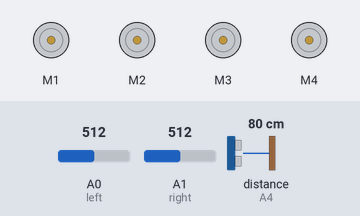
This sketch was run on a simulated Arduino Uno, built with avr-gcc and run on an emulated ATmega328P. Parts: 4 × DC motor (green arrow = forward, orange = backward, longer = faster). Inputs (shaded band) come from the test bench; at power-on: distance to the obstacle (sensor on A4) 80 cm, A0 (left) = 512, A1 (right) = 512. The echo pulse lasts 58.3 µs per cm.

Above: at 1.2 s.
1.3 s: distance to the obstacle (sensor on A4) set to 6 cm
2.8 s: distance to the obstacle (sensor on A4) set to 3 cm
At 3.9 s:
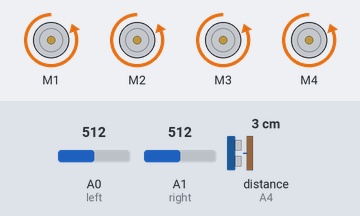
4.3 s: distance to the obstacle (sensor on A4) set to 9 cm
At 5.1 s:
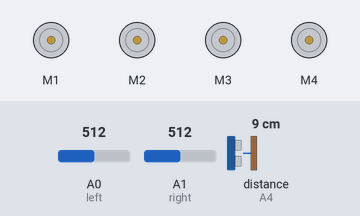
5.8 s: distance to the obstacle (sensor on A4) set to 2 cm
At 6.2 s:
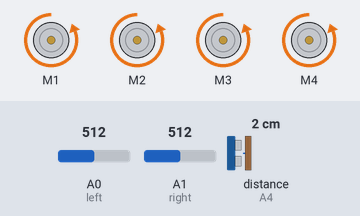
Timing chart, 0 to 8.3 s (numbered marks = the images above; inputs shaded):
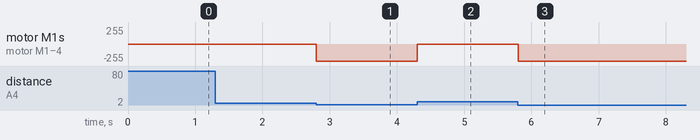

Measured:
- the behaviour switches between 5 and 4 cm on distance to the obstacle (sensor on A4) (found by bisection; images 0 and 1)
- after the input at 1.3 s, every drawn part: stays the same
- after the input at 2.8 s, motor M1–4: stopped → backward 255/255 at once
- after the input at 4.3 s, motor M1–4: backward 255/255 → stopped at once
- after the input at 5.8 s, motor M1–4: stopped → backward 255/255 at once

The sketch:

motion_follower_robot.ino
```cpp
#include <NewPing.h>
#include <AFMotor.h>
#define md 100
int trig=A5;
int echo=A4;
int left=A0;
int right=A1;
NewPing sonar(trig,echo,md);
 int distance;
 int speed_1=255;
 int speed_2=255;


AF_DCMotor motor1(1);
AF_DCMotor motor2(2);
AF_DCMotor motor3(3);
AF_DCMotor motor4(4);

void setup() {
  // put your setup code here, to run once:
  pinMode(trig,OUTPUT);
  pinMode(echo,INPUT);
  Serial.begin(9600);
  pinMode(left,INPUT);
  pinMode(right,INPUT);
}

void loop() {
  // put your main code here, to run repeatedly:
  distance= sonar.ping_cm();
  int left_val=analogRead(left);
  int right_val=analogRead(right);


  if(distance>7 && distance<40 && left_val>1000 && right_val>1000){
    motor1.setSpeed(speed_1);
    motor1.run(FORWARD);
    motor2.setSpeed(speed_1);
    motor2.run(FORWARD);
    motor3.setSpeed(speed_1);
    motor3.run(FORWARD);
    motor4.setSpeed(speed_1);
    motor4.run(FORWARD);
  }
  else if(left_val<100 && right_val>1000){
    motor1.setSpeed(speed_2);
    motor1.run(BACKWARD);
    motor2.setSpeed(speed_2);
    motor2.run(FORWARD);
    motor3.setSpeed(speed_2);
    motor3.run(FORWARD);
    motor4.setSpeed(speed_2);
    motor4.run(BACKWARD);
  }
  else if(left_val>1000 && right_val<100){
    motor1.setSpeed(speed_2);
    motor1.run(FORWARD);
    motor2.setSpeed(speed_2);
    motor2.run(BACKWARD);
    motor3.setSpeed(speed_2);
    motor3.run(BACKWARD);
    motor4.setSpeed(speed_2);
    motor4.run(FORWARD);
  }
  else if(distance<5 && distance>0){
    motor1.setSpeed(speed_1);
    motor1.run(BACKWARD);
    motor2.setSpeed(speed_1);
    motor2.run(BACKWARD);
    motor3.setSpeed(speed_1);
    motor3.run(BACKWARD);
    motor4.setSpeed(speed_1);
    motor4.run(BACKWARD);
  }
  // //&& left_val>1000 && right_val>1000
  // else if(distance<5 && distance>0 && left_val<100 && right_val>1000){
  //   motor1.setSpeed(255);
  //   motor1.run(BACKWARD);
  //   motor2.setSpeed(255);
  //   motor2.run(FORWARD);
  //   motor3.setSpeed(255);
  //   motor3.run(FORWARD);
  //   motor4.setSpeed(255);
  //   motor4.run(BACKWARD);
  // }
  // else if(distance<5 && distance>0 && left_val>1000 && right_val<100){
  //   motor1.setSpeed(255);
  //   motor1.run(FORWARD);
  //   motor2.setSpeed(255);
  //   motor2.run(BACKWARD);
  //   motor3.setSpeed(255);
  //   motor3.run(BACKWARD);
  //   motor4.setSpeed(255);
  //   motor4.run(FORWARD);
 // }
  else if(distance=0){
    motor1.setSpeed(0);
    motor1.run(RELEASE);
    motor2.setSpeed(0);
    motor2.run(RELEASE);
    motor3.setSpeed(0);
    motor3.run(RELEASE);
    motor4.setSpeed(0);
    motor4.run(RELEASE);
  }
  else{
    motor1.setSpeed(0);
    motor1.run(RELEASE);
    motor2.setSpeed(0);
    motor2.run(RELEASE);
    motor3.setSpeed(0);
    motor3.run(RELEASE);
    motor4.setSpeed(0);
    motor4.run(RELEASE);
  }


}
```
